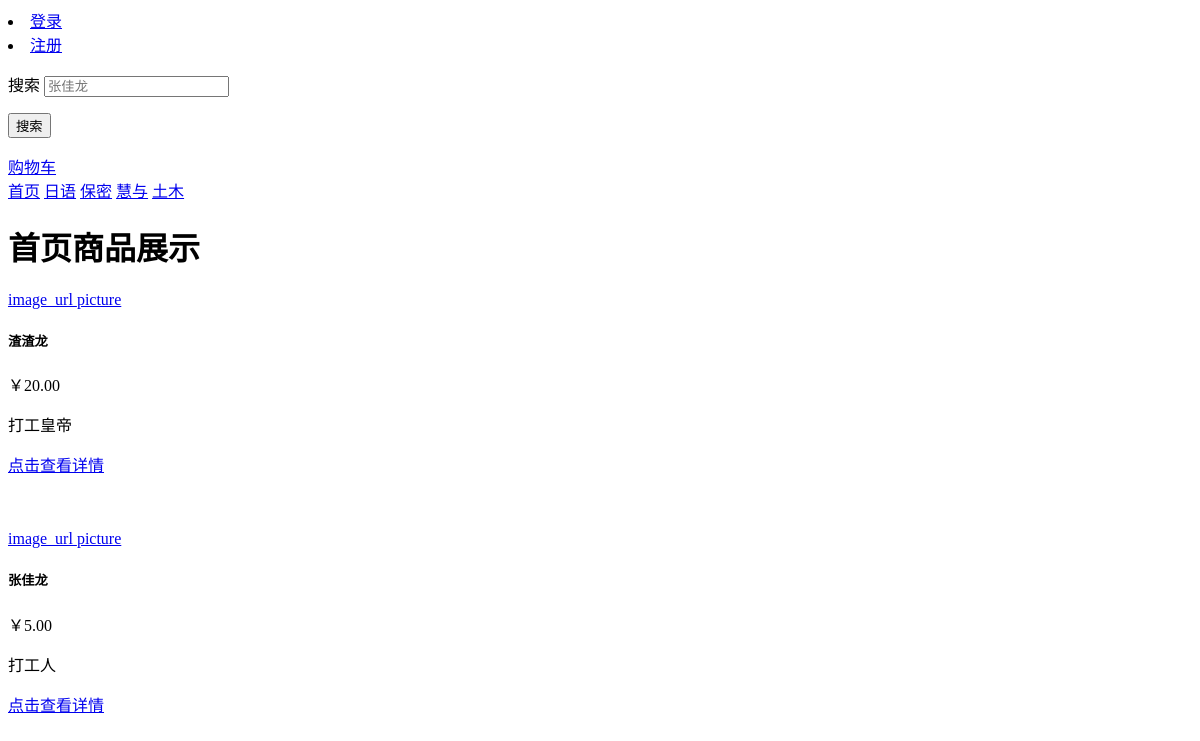
/home/?goodtype=土木, run on an earlier commit of the app's database.
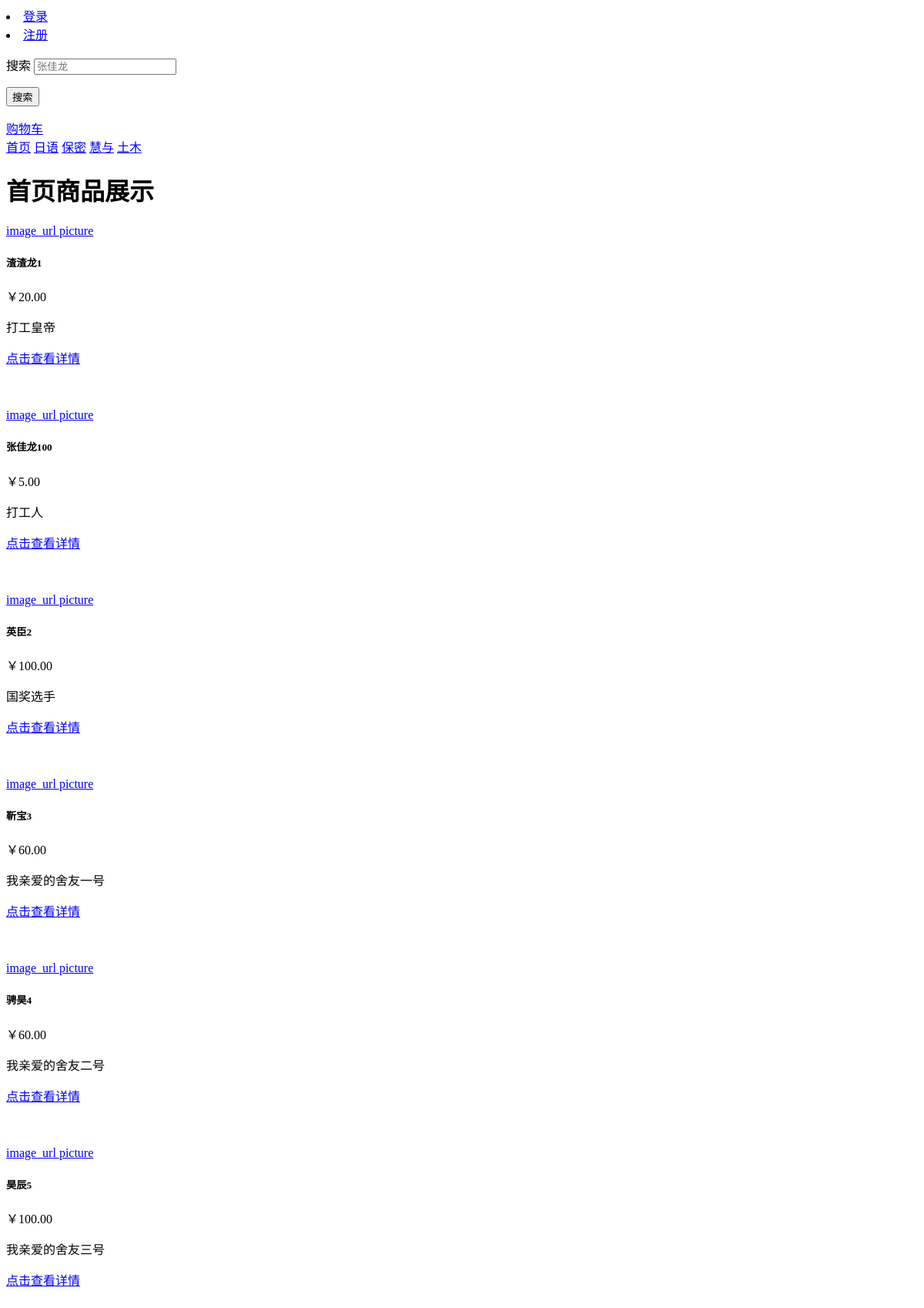
And on a later commit of the database.
### z_goods/models.py (models this page shows, shortened)
class GoodInfo(models.Model):
    state = (
        ("on", "在售"),
        ("out", "不售"),
    )
    name = models.CharField(max_length=50, unique=True, verbose_name="商品名称")
    price = models.DecimalField(max_digits=8, decimal_places=2, verbose_name="商品价格")
    count = models.IntegerField(default=1, verbose_name="库存")
    detail = models.CharField(max_length=2000, verbose_name="商品详情", default="无")
    state = models.CharField(max_length=10, choices=state, default="在售", verbose_name="商品状态")
    picture = models.CharField(max_length=2083, verbose_name="商品图片", default="image_url")   # 商品图片url
    type = models.ForeignKey('GoodType', on_delete=models.CASCADE, verbose_name="类别")
    class Meta:
        verbose_name = "商品"
        verbose_name_plural = "商品"

### z_user/views.py (the view, shortened to what this page needs)
# urls.py: 2. Add a URL to urlpatterns:  path('', views.home, name='home')
def home(request):
    goodtype = request.GET.get('goodtype')
    if goodtype:
        type_of_goods = GoodType.objects.get(typename=goodtype)
        all_goods = type_of_goods.goodinfo_set.all()
        lis = all_goods
        return render(request, 'z_user/home.html', locals())

### z_user/templates/z_user/home.html (shortened to what this page needs)
{% extends 'base.html' %}
{% block content %}
    <a href="/cart/">购物车</a>
        <nav>
			<a href="/home/">首页</a>
			<a href="/home/?goodtype=日语">日语</a>
			<a href="/home/?goodtype=保密">保密</a>
            <a href="/home/?goodtype=慧与">慧与</a>
			<a href="/home/?goodtype=土木">土木</a>
        </nav>
<h1>首页商品展示</h1>
<div class="row">
    {% for good in lis %}
        <div class="col">
        <div class="card" style="width: 18rem;">
            <a href="#">{{good.picture}} picture</a>
            <div class="card-body">
                <h5 class="card-title">{{ good.name }}</h5>
                <p class="card-text">￥{{ good.price }}</p>
                <p class="card-text">{{ good.detail }}</p>
                <a href="/goods/?good_name={{good.name}}" class="btn btn-primary">点击查看详情</a>
            </div>
            <br><br><br>
        </div>
    </div>
    {% endfor %}
</div>
{% endblock %}

What changed in the data, as far as the page shows it:
changed GoodInfo "打工皇帝": name "渣渣龙" → "渣渣龙1"
changed GoodInfo "打工人": name "张佳龙" → "张佳龙100"
added GoodInfo: picture "image_url", name "英臣2", price "100.00", detail "国奖选手"
added GoodInfo: picture "image_url", name "靳宝3", price "60.00", detail "我亲爱的舍友一号"
added GoodInfo: picture "image_url", name "骋昊4", price "60.00", detail "我亲爱的舍友二号"
added GoodInfo: picture "image_url", name "昊辰5", price "100.00", detail "我亲爱的舍友三号"
